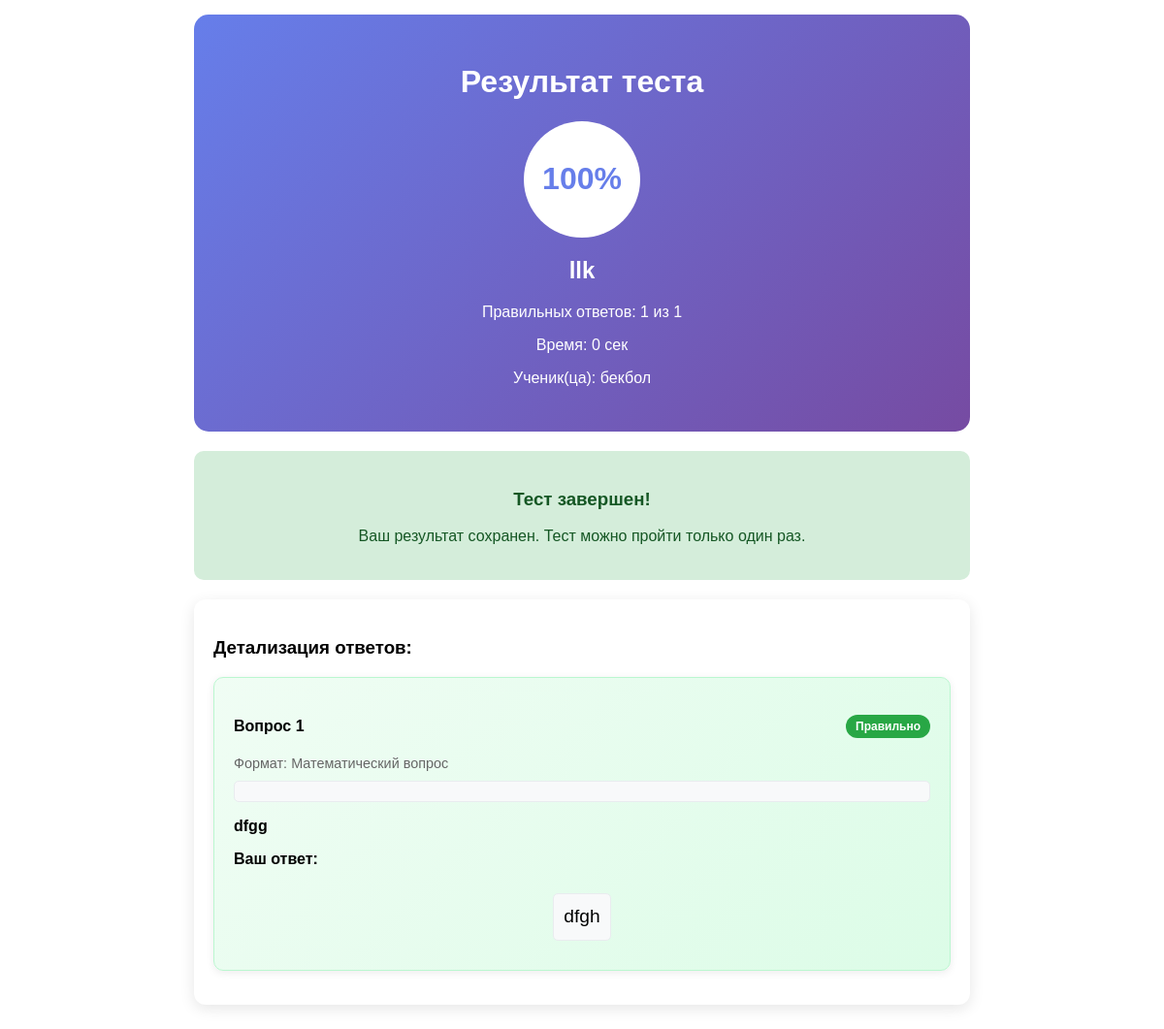
Screenshot of /result/270/ (signed in) with the database file from the repository.
### quiz/models.py (models this page shows, shortened)
class TestResult(models.Model):
    test = models.ForeignKey(Test, on_delete=models.CASCADE)
    student_name = models.CharField(max_length=100, blank=True)
    student_session = models.CharField(max_length=100)
    score = models.IntegerField(default=0)
    total_questions = models.IntegerField(default=0)
    percentage = models.FloatField(default=0.0)
    time_taken = models.IntegerField(default=0)
    completed_at = models.DateTimeField(auto_now_add=True)
    class_name = models.CharField(max_length=20, blank=True, null=True, verbose_name="Класс")
    class_group = models.ForeignKey(ClassGroup, on_delete=models.SET_NULL, null=True, blank=True, verbose_name="Класс")
    student = models.ForeignKey(Student, on_delete=models.SET_NULL, null=True, blank=True, verbose_name="Ученик")
    class Meta:
        ordering = ['-completed_at']

class Test(models.Model):
    TEST_TYPES = [
            ('mixed', 'Смешанный тест'),
            ('text', 'Обычный тест'),
            ('voice', 'Голосовой тест'),
            ('image', 'Фото тест'),
            ('math', 'Математический тест')
    ]
    VISIBILITY_CHOICES = [
        ('private',  'Приватный'),
        ('public', 'Публичный'),
        ('unlisted', 'По ссылке')
    ]
    test_format = models.CharField(max_length=10, choices=TEST_TYPES, default='text')
    creator = models.ForeignKey(User, on_delete=models.CASCADE)
    title = models.CharField(max_length=200)
    description = models.TextField(blank=True)
    test_type = models.CharField(max_length=10, choices=TEST_TYPES, default='mixed')
    views_count = models.PositiveIntegerField(default=0)
    created_at = models.DateTimeField(default=timezone.now)  # дата создается автоматически
    public_id = models.UUIDField(default=uuid.uuid4, editable=False, unique=True)
    timer_seconds = models.PositiveIntegerField(default=0, )  # таймер в секундах
    shuffle_questions = models.BooleanField(default=False, )
    shuffle_answers = models.BooleanField(default=False, )
    school = models.ForeignKey(School, on_delete=models.SET_NULL, null=True, blank=True)
    is_published = models.BooleanField(default=False, verbose_name="Опубликован")  # default=True
    visibility = models.CharField(
        max_length=10,
        choices=VISIBILITY_CHOICES,
        default='private',  # default='public'
        verbose_name="Видимость теста"
    )
    allow_copying = models.BooleanField(default=True, verbose_name="Разрешить копирование")
    copied_from = models.ForeignKey(
        'self',
        on_delete=models.SET_NULL,
        null=True,
        blank=True,
        verbose_name="Скопирован из"
    )
    school_name = models.CharField(max_length=200, blank=True, verbose_name="Название школы")
    school_number = models.CharField(max_length=10, blank=True, verbose_name="Номер школы")
    school_city = models.CharField(max_length=100, blank=True, verbose_name="Город")
    teacher_name = models.CharField(max_length=100, blank=True, verbose_name="ФИО учителя")

class StudentAnswer(models.Model):
    test = models.ForeignKey('Test', on_delete=models.CASCADE)
    question = models.ForeignKey('Question', on_delete=models.CASCADE)
    answer = models.ForeignKey('Answer', on_delete=models.SET_NULL, null=True, blank=True)
    submitted_at = models.DateTimeField(auto_now_add=True)
    student_name = models.CharField(max_length=200, blank=True, null=True)
    student_session = models.CharField(max_length=200, blank=True, null=True)
    is_correct = models.BooleanField(default=False)
    solution_image = models.ImageField(upload_to='student_solutions/', blank=True, null=True)  # Фото решения
    selected_answer = models.ForeignKey('Answer', on_delete=models.SET_NULL,
                                        null=True, blank=True, related_name='student_answers')
    text_answer = models.TextField(blank=True, null=True)  # Для find_error
    matching_data = models.JSONField(blank=True, null=True)  # Для matching

class Question(models.Model):
    QUESTION_TYPES = [
        ('text', 'Текстовый'),
        ('voice', 'Голосовой'),
        ('photo', 'Фото'),
        ('math', 'Математический тест'),
        ('mixed', 'Смешанный тест'),
    ]
    math_expression = models.TextField(blank=True, null=True, verbose_name="Математическое выражение")
    Question_Formats = [
        ('text_answers', '📸 Вопрос с фото, текстовые ответы'),
        ('photo_answers', '🖼️ Текст вопрос, ответы с фото'),
        ('matching', '🎯 Сопоставление фото'),
        ('find_error', '🔍 Найди ошибку на фото'),
        ('math_formula', '🧮 Математическая формула'),  # ДОБАВЬТЕ ЭТО
        ('math_equation', '═ Математическое уравнение')
    ]
    test = models.ForeignKey("Test", related_name="questions", on_delete=models.CASCADE)
    text = models.TextField()
    image = models.ImageField(upload_to="questions/", blank=True, null=True)
    audio = models.FileField(upload_to="questions/", blank=True, null=True)
    question_type = models.CharField(max_length=10, choices=QUESTION_TYPES, default='text')
    question_format = models.CharField(max_length=20, choices=Question_Formats, default='text_answers')
    audio_file = models.FileField(upload_to='questions/audio/', blank=True, null=True)
    order = models.IntegerField(default=0)
    require_solution_photo = models.BooleanField(
        default=False,
        verbose_name="Требовать фото решения"
    )

class Answer(models.Model):
    ANSWER_TYPES = [
        ('text', 'Текстовый'),
        ('voice', 'Голосовой'),
        ('photo', 'Фото'),
    ]
    question = models.ForeignKey(Question, related_name="answers", on_delete=models.CASCADE)
    image = models.ImageField(upload_to='answers/images/', blank=True, null=True)  # Добавьте это поле
    math_expression = models.TextField(blank=True, null=True, verbose_name="Математическое выражение")  # ДОБАВЬТЕ ЭТО
    text = models.CharField(max_length=255)
    is_correct = models.BooleanField(default=False)
    audio_file = models.FileField(upload_to='answers/audio/', blank=True, null=True)
    answer_type = models.CharField(max_length=10, choices=ANSWER_TYPES, default='text')
    matching_text = models.CharField(max_length=200, blank=True)
    order = models.IntegerField(default=0, verbose_name="Порядок")

### quiz/views.py (the view)
# urls.py: path('result/<int:result_id>/', views.show_result, name='show_result'),
def show_result(request, result_id):
    try:
        print(f"=== ПОПЫТКА ЗАГРУЗКИ РЕЗУЛЬТАТА {result_id} ===")
        result = get_object_or_404(TestResult, id=result_id)
        print(f"✅ Результат найден: {result.student_name}")
        print(f"📊 Тест: {result.test.title}")
        has_access = (
                result.student_session == request.session.session_key or
                (request.user.is_authenticated and result.test.creator == request.user)
        )
        if not has_access:
            print("❌ Доступ запрещен")
            return HttpResponseForbidden("У вас нет доступа к этому результату")
        print("✅ Доступ разрешен")
        student_answers = StudentAnswer.objects.filter(
            test=result.test,
            student_session=result.student_session
        ).select_related('question', 'selected_answer').order_by('question__order', 'id')
        print(f"📋 Найдено ответов: {student_answers.count()}")
        return render(request, 'quiz/show_results.html', {
            'result': result,
            'test': result.test,
            'student_answers': student_answers,
        })
    except TestResult.DoesNotExist:
        print(f"❌ Результат {result_id} не найден")
        return HttpResponseNotFound("Результат не найден")
    except Exception as e:
        print(f"💥 Критическая ошибка в show_result: {str(e)}")
        import traceback
        print(f"🔍 Детали ошибки:\n{traceback.format_exc()}")
        return HttpResponseServerError(f"Ошибка при загрузке результата: {str(e)}")

### quiz/templates/quiz/show_results.html (shortened to what this page needs)
<!DOCTYPE html>
<html lang="ru">
<head>
    <link rel='stylesheet' href='https://cdn-uicons.flaticon.com/3.0.0/uicons-solid-straight/css/uicons-solid-straight.css'>
    <link rel='stylesheet' href='https://cdn-uicons.flaticon.com/3.0.0/uicons-bold-rounded/css/uicons-bold-rounded.css'>
    <link rel='stylesheet' href='https://cdn-uicons.flaticon.com/3.0.0/uicons-solid-rounded/css/uicons-solid-rounded.css'>
<body oncontextmenu="return false;">
    <div class="result-container">
        <div class="score-card">
            <h1> Результат теста</h1>
            <div class="score-circle">
                {{ result.percentage|floatformat:0 }}%
            </div>
            <h2 class="no-copy">{{ result.test.title }}</h2>
            <p class="no-copy">Правильных ответов: {{ result.score }} из {{ result.total_questions }}</p>
            <p class="no-copy">Время: {{ result.time_taken }} сек</p>
            <p class="no-copy">Ученик(ца): {{ result.student_name }}</p>
        </div>
        <div style="background: #d4edda; color: #155724; padding: 20px; border-radius: 10px; text-align: center; margin: 20px 0;">
            <h3> Тест завершен!</h3>
            <p>Ваш результат сохранен. Тест можно пройти только один раз.</p>
        </div>
        <div class="questions-review no-copy">
            <h3> Детализация ответов:</h3>
            {% for student_answer in student_answers %}
                <div class="question-item {% if student_answer.is_correct %}correct{% else %}incorrect{% endif %} no-copy">
                    <div style="display: flex; justify-content: space-between; align-items: center;">
                        <h4>Вопрос {{ forloop.counter }}</h4>
                        <span class="badge {% if student_answer.is_correct %}badge-success{% else %}badge-danger{% endif %}">
                            {% if student_answer.is_correct %}
                                 Правильно
                            {% else %}
                                <i class="fi fi-br-x"></i> Неправильно
                            {% endif %}
                        </span>
                    </div>
                    <div style="margin-bottom: 10px; color: #666; font-size: 0.9em;">
                         Формат:
                        {% if student_answer.question.question_format == 'text_answers' %}
                            Текстовые ответы
                        {% elif student_answer.question.question_format == 'photo_answers' %}
                            Ответы с изображениями
                        {% elif student_answer.question.question_format == 'matching' %}
                            Сопоставление
                        {% elif student_answer.question.question_format == 'find_error' %}
                            Найди ошибку
                        {% elif student_answer.question.question_format == 'voice_answer' %}
                            Голосовой ответ
                        {% elif student_answer.question.question_format == 'math_formula' or student_answer.question.question_format == 'math_equation' %}
                            Математический вопрос
                        {% else %}
                            Стандартный вопрос
                        {% endif %}
                    </div>
{% if student_answer.question.text %}
    {% if student_answer.question.question_format in 'math_formula math_equation' %}
        <div class="question-text math-formula-display">
        </div>
        {% if student_answer.question.text and student_answer.question.text != student_answer.question.math_expression %}
            <p><strong class="no-copy">{{ student_answer.question.text }}</strong></p>
        {% endif %}
    {% else %}
        <p><strong class="no-copy">{{ student_answer.question.text }}</strong></p>
    {% endif %}
{% endif %}
                    {% if student_answer.question.question_format in 'text_answers photo_answers default' %}
                        {% if student_answer.selected_answer %}
                            <p class="no-copy"><strong>Ваш ответ:</strong>
                                {% if student_answer.selected_answer.text %}
                                    <span class="math-formula">{{ student_answer.selected_answer.text|safe }}</span>
                                {% else %}
                                    {{ student_answer.selected_answer.text }}
                                {% endif %}
                            </p>
                            {% if student_answer.selected_answer.image %}
                            <div style="margin-top: 10px;">
                                <img src="{{ student_answer.selected_answer.image.url }}" alt="Ваш ответ" style="max-width: 200px; border-radius: 8px;">
                            </div>
                            {% endif %}
                        {% else %}
                            <p class="no-copy" style="color: #dc3545;">Вы не ответили на этот вопрос</p>
                        {% endif %}
                    {% elif student_answer.question.question_format == 'math_formula' or student_answer.question.question_format == 'math_equation' %}
                        <div class="math-results">
                            <p class="no-copy"><strong>Ваш ответ:</strong></p>
                            <div>
                                {% if student_answer.text_answer %}
                                    <div class="math-formula-display">{{ student_answer.text_answer|safe }}</div>
                                {% elif student_answer.selected_answer %}
                                    <div class="selected-answer-content">
                                        {% if student_answer.selected_answer.math_expression %}
                                            <div class="math-formula-display">{{ student_answer.selected_answer.math_expression|safe }}</div>
                                        {% elif student_answer.selected_answer.text and student_answer.selected_answer.text != "Ответ с изображением" %}
                                            <div class="math-formula-display">{{ student_answer.selected_answer.text|safe }}</div>
                                        {% endif %}
                                    </div>
                                {% else %}
                                    <p class="no-copy" style="margin: 0; color: #666;">Ответ не предоставлен</p>
                                {% endif %}
                            </div>
                        </div>
                    {% endif %}
                </div>
            {% empty %}
                <div style="text-align: center; padding: 20px; color: #666;">
                    <p>Нет данных об ответах</p>
                </div>
            {% endfor %}
        </div>
    </div>
</body>
</html>

### quiz/templates/quiz/show_results.html (style rules this page uses)
body { -webkit-user-select: none; -moz-user-select: none; -ms-user-select: none; user-select: none; cursor: default; margin: 0; padding: 0; }
.result-container { max-width: 800px; margin: 0 auto; padding: 15px; font-family: Arial, sans-serif; }
.score-card { background: linear-gradient(135deg, #667eea 0%, #764ba2 100%); color: white; padding: 30px; border-radius: 15px; text-align: center; margin-bottom: 20px; }
.score-circle { width: 120px; height: 120px; border-radius: 50%; background: white; margin: 0 auto 20px; display: flex; align-items: center; justify-content: center; font-size: 2em; font-weight: bold; color: #667eea; }
.questions-review { background: white; border-radius: 12px; padding: 20px; margin: 10px 0; box-shadow: 0 4px 15px rgba(0,0,0,0.1); }
.question-item { padding: 20px; border-radius: 10px; margin: 15px 0; border-left: 6px solid #e0e0e0; transition: all 0.3s ease; box-shadow: 0 2px 8px rgba(0,0,0,0.08); }
.question-item.correct { border-left-color: #10b981; background: linear-gradient(135deg, #f0fdf4 0%, #dcfce7 100%); border: 1px solid #bbf7d0; }
.badge { padding: 5px 10px; border-radius: 15px; font-size: 12px; font-weight: bold; }
.badge-success { background: #28a745; color: white; }
.no-copy { -webkit-user-select: none; -moz-user-select: none; -ms-user-select: none; user-select: none; }
.score-circle { transition: transform 0.3s ease; }
.result-container { overflow-x: hidden; word-wrap: break-word; }
.question-text { word-break: break-word; hyphens: auto; }
.math-formula-display { font-size: 1.2em; line-height: 1.4; margin: 10px 0; padding: 10px; background: #f8f9fa; border-radius: 5px; border: 1px solid #e9ecef; color: #000; }
.selected-answer-content, .correct-answer-content { display: flex; flex-direction: column; align-items: center; gap: 10px; }

### rows the page displays
TestResult: percentage "100", test "llk", score "1", total_questions "1", time_taken "0", student_name "бекбол"
StudentAnswer: is_correct "Правильно", shows "Математический вопрос", question.text "dfgg", selected_answer.text "dfgh"
